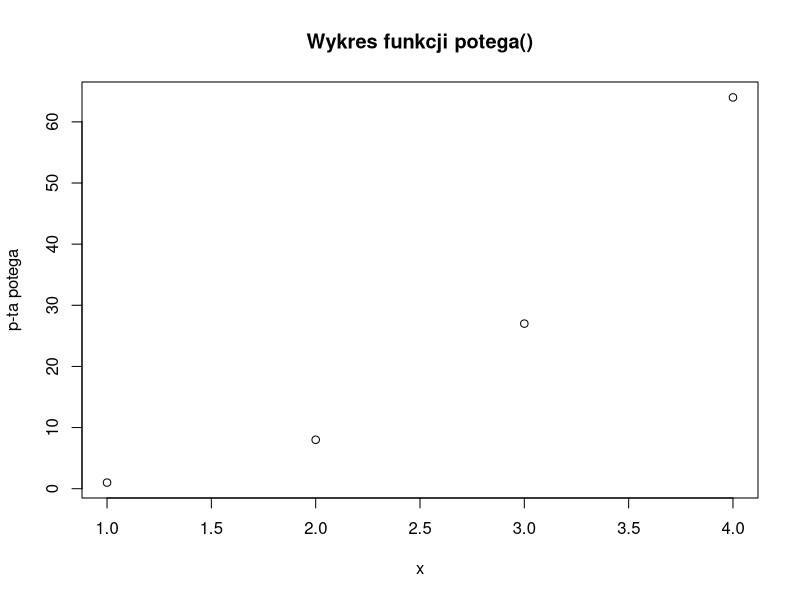

Reproduce this figure in R. (Note: this script raises an error after producing the figure.)
#**intro**
#**0.1**
#1
7 %% 3
#2
7%/%3
#3
#a
3 + 4 * 7
#b
3 ^ 2 ** 3
#c
3/4 + 9
#d
2+2*4
#e
7 < 3 + 1
#f
(4 - 9) < 1 & (TRUE | FALSE)
#g
#"a" * 3, tak nie działa w R
#h
(1+5i) +7
#i
1L + TRUE + 1.5
#4
a <- seq(3,17, by = 2)
a
#dziwne
b <- letters
b 
c <- rep(c(TRUE, FALSE), each = 5)
c
d <- rep(c(TRUE, FALSE), times = 5)
d
length(a)
typeof(a)
length(b)
typeof(b)
length(c)
typeof(c)
length(d)
typeof(d)
#0.2
potega <- function(x, p){
  x ** p
}
x <- c(1,2,3,4)
potega(x,3)
plot(x, potega(x, 3), 
     xlab = "x", ylab = "p-ta potega", main = 'Wykres funkcji potega()')
#e <- scan(what = double())

#wyklad 02
#wydobywanie elemetów
k <- c(1:10)
k
k[1]
k[5]
# ujemne indexowanie wszystkie z wyjątkiem danego elementu

l